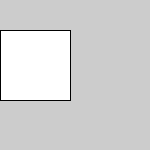
Frame 1 (no input)
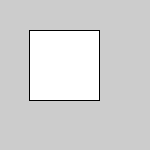
Frame 60 (the mouse pressed at the canvas centre just before this capture)
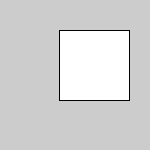
Frame 120 (the mouse held since frame 60 and released just before this capture)

The Processing sketch that drew these frames (run headless with seeded random() and noise(); from frame 60 on, the mouse is pressed at the canvas centre):

// Processing sketch: sketch_20_2
// ── sketch_20_2.pde
float x = 0.0;
void setup() { 
  size(150, 150); 
}
void draw() { 
  background(204); 
  rect(x, 30, 70, 70); 
  x += 0.5;
  if (x > 150) {
    x = -50.0;
  }
}
